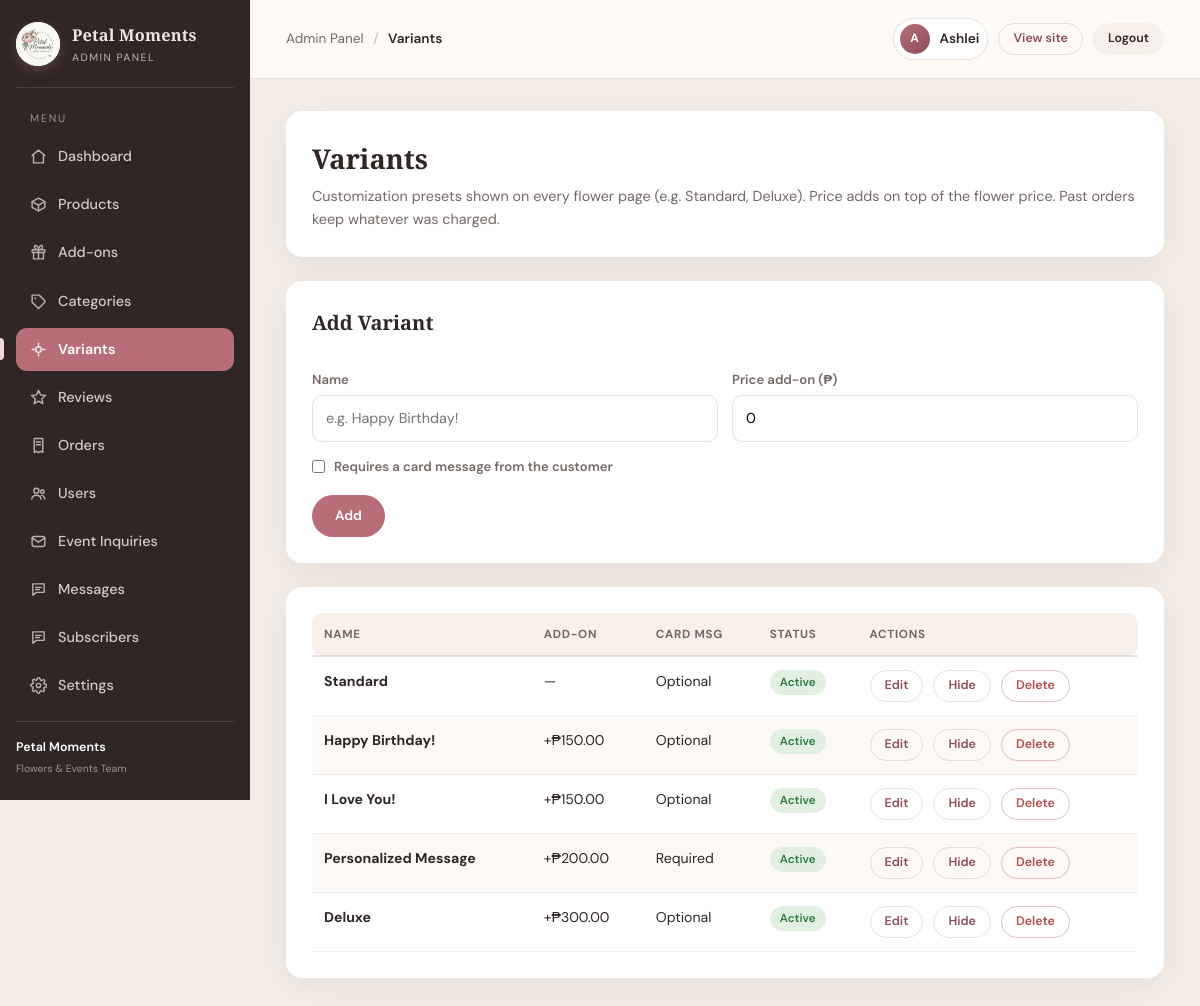
Screenshot of /admin/variants.php (signed in) with the database file from the repository.
### tables this page shows
CREATE TABLE variants (
  id             INT UNSIGNED AUTO_INCREMENT PRIMARY KEY,
  name           VARCHAR(60)  NOT NULL UNIQUE,
  price_adjust   DECIMAL(10,2) NOT NULL DEFAULT 0.00,
  needs_message  TINYINT(1)   NOT NULL DEFAULT 0,
  is_active      TINYINT(1)   NOT NULL DEFAULT 1
);

### config/functions.php (called while the page is built, shortened)
<?php
function e($value)
{
    return htmlspecialchars((string)$value);
}

### admin/variants.php (the view, shortened to what this page needs)
<?php
require_once __DIR__ . '/../config/functions.php';
include __DIR__ . '/includes/admin_header.php';
$variants = $pdo->query("SELECT * FROM variants ORDER BY price_adjust ASC, id ASC")->fetchAll();
$editing = null;
?>
<div class="admin-card">
    <h1>Variants</h1>
    <p>Customization presets shown on every flower page (e.g. Standard, Deluxe). Price adds on top of the flower price. Past orders keep whatever was charged.</p>
</div>
<div class="admin-card">
    <h2><?php echo $editing ? 'Edit Variant' : 'Add Variant'; ?></h2>
    <form method="post" action="variants.php" class="admin-form">
        <div class="form-row">
            <div>
                <label>Name</label>
                <input type="text" name="name" value="<?php echo e($editing['name'] ?? ''); ?>" placeholder="e.g. Happy Birthday!" required>
            </div>
            <div>
                <label>Price add-on (₱)</label>
                <input type="number" name="price_adjust" step="0.01" min="0" value="<?php echo e($editing['price_adjust'] ?? '0'); ?>" required>
            </div>
        </div>
        <label class="checkbox"><input type="checkbox" name="needs_message" <?php echo ($editing && $editing['needs_message']) ? 'checked' : ''; ?>> Requires a card message from the customer</label>
        <div class="form-actions">
            <button type="submit" class="btn btn-primary"><?php echo $editing ? 'Save' : 'Add'; ?></button>
        </div>
    </form>
</div>
<div class="admin-card">
    <div class="table-scroll">
    <table class="admin-table">
        <thead><tr><th>Name</th><th>Add-on</th><th>Card msg</th><th>Status</th><th>Actions</th></tr></thead>
        <tbody>
        <?php foreach ($variants as $v): ?>
            <tr>
                <td><strong><?php echo e($v['name']); ?></strong></td>
                <td><?php echo $v['price_adjust'] > 0 ? '+₱' . number_format((float)$v['price_adjust'], 2) : '—'; ?></td>
                <td><?php echo $v['needs_message'] ? 'Required' : 'Optional'; ?></td>
                <td><span class="chip <?php echo $v['is_active'] ? 'chip-yes' : 'chip-no'; ?>"><?php echo $v['is_active'] ? 'Active' : 'Hidden'; ?></span></td>
                <td>
                    <div class="cell-actions">
                        <a class="btn btn-ghost btn-sm" href="variants.php?edit=<?php echo (int)$v['id']; ?>">Edit</a>
                        <a class="btn btn-ghost btn-sm" href="variants.php?toggle=<?php echo (int)$v['id']; ?>"><?php echo $v['is_active'] ? 'Hide' : 'Show'; ?></a>
                        <a class="btn btn-danger btn-sm" href="variants.php?delete=<?php echo (int)$v['id']; ?>" onclick="return confirm('Delete this variant? Past orders are unaffected.');">Delete</a>
                    </div>
                </td>
            </tr>
        <?php endforeach; ?>
        </tbody>
    </table>
    </div>
</div>
<?php include __DIR__ . '/includes/admin_footer.php'; ?>

### admin/admin_style.css (style rules this page uses)
:root { --cream: #fffaf6; --paper: #f8f1eb; --blush: #ead4cf; --rose: #b76e79; --rose-dark: #8d4d58; --sage: #77866f; --ink: #302625; --muted: #756866; --white: #ffffff; --border: rgba(48, 38, 37, 0.12); --shadow: 0 8px 30px rgba(75, 54, 50, 0.07); --radius: 16px; }
* { box-sizing: border-box; margin: 0; padding: 0; }
html { scrollbar-color: var(--blush) transparent; }
body.admin-body { font-family: "DM Sans", sans-serif; color: var(--ink); background: #f3ece7; line-height: 1.6; }
a { text-decoration: none; color: var(--rose-dark); }
input, select, textarea, button { font: inherit; }
button { cursor: pointer; }
.admin-card { background: var(--white); border-radius: var(--radius); padding: 26px; box-shadow: var(--shadow); margin-bottom: 24px; }
.admin-card h1 { font-family: "Playfair Display", serif; font-size: 1.7rem; }
.admin-card h2 { font-family: "Playfair Display", serif; font-size: 1.25rem; margin-bottom: 16px; }
.admin-card p { color: var(--muted); font-size: 0.9rem; margin-top: 4px; }
.table-scroll { overflow-x: auto; }
.admin-table { width: 100%; border-collapse: collapse; font-size: 0.88rem; }
.admin-table thead th { text-align: left; padding: 12px 12px; background: var(--paper); border-bottom: 2px solid var(--border); color: var(--muted); font-size: 0.73rem; text-transform: uppercase; letter-spacing: 0.06em; }
.admin-table thead th:first-child { border-radius: 10px 0 0 10px; }
.admin-table thead th:last-child { border-radius: 0 10px 10px 0; }
.admin-table tbody tr { transition: background 0.12s ease; }
.admin-table tbody tr:nth-child(even) { background: rgba(248,241,235,0.45); }
.admin-table td { padding: 13px 12px; border-bottom: 1px solid rgba(48,38,37,0.06); vertical-align: top; }
.chip { display: inline-block; padding: 3px 10px; border-radius: 999px; font-size: 0.73rem; font-weight: 600; }
.chip-yes { background: #e2f0e2; color: #2c7a3f; }
.admin-form label { display: block; margin: 14px 0 5px; font-size: 0.82rem; font-weight: 600; color: var(--muted); }
.admin-form input, .admin-form select, .admin-form textarea { width: 100%; padding: 11px 13px; border: 1px solid var(--border); border-radius: 10px; font-size: 0.9rem; background: #fff; transition: border 0.15s ease, box-shadow 0.15s ease; }
.admin-form .checkbox { display: flex; align-items: center; gap: 9px; margin-top: 14px; }
.admin-form .checkbox input { width: auto; }
.admin-form .form-row { display: grid; grid-template-columns: 1fr 1fr; gap: 14px; }
.form-actions { display: flex; align-items: center; gap: 10px; margin-top: 18px; flex-wrap: wrap; }
.form-actions .btn { margin-top: 0; }
.btn { display: inline-flex; align-items: center; justify-content: center; min-height: 42px; border-radius: 999px; padding: 0 22px; border: 1px solid transparent; font-weight: 600; font-size: 0.85rem; transition: 0.2s ease; }
.btn-primary { background: var(--rose); color: #fff; }
.btn-ghost { background: transparent; color: var(--rose-dark); border-color: var(--border); }
.btn-danger { background: transparent; color: #b34f4f; border-color: rgba(179,79,79,0.35); }
.btn-sm { min-height: 32px; padding: 0 14px; font-size: 0.78rem; border-radius: 999px; }
.cell-actions { display: inline-flex; align-items: center; gap: 10px; flex-wrap: wrap; }

### rows the page displays
variants: name "Standard", needs_message "Optional", is_active "Active"
variants: name "Happy Birthday!", price_adjust "150.00", needs_message "Optional", is_active "Active"
variants: name "I Love You!", price_adjust "150.00", needs_message "Optional", is_active "Active"
variants: name "Personalized Message", price_adjust "200.00", needs_message "Required", is_active "Active"
variants: name "Deluxe", price_adjust "300.00", needs_message "Optional", is_active "Active"

### other values shown
$panelLabel "ADMIN PANEL"
$panelLabel "Admin Panel"
$crumbLabel "Variants"
$_SESSION['name'] "Ashlei"
